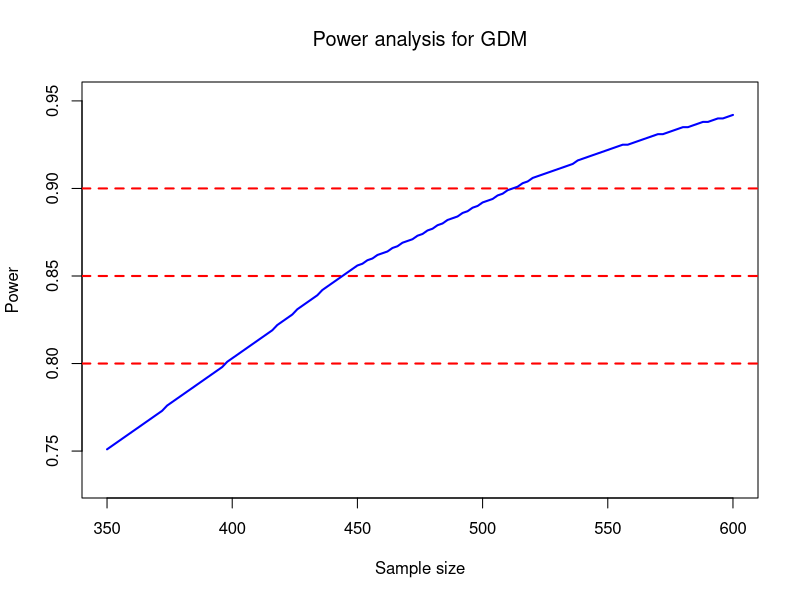

Generate this figure with R:
## ---- chunk 1
#| label: learning-overview
learning_overview <- data.frame(
  section = "Biostatistics",
  category = "Sample Size & Power",
  topic = "Sample size calculation"
)
learning_overview
## ---- chunk 2
knitr::opts_chunk$set(echo = TRUE)
## ---- chunk 3
#given proportion 
px3=0.11
px4=0.07
px5=0.08
px6=0.06
px7=0.05

###################

  Outcome0 = NULL
  
  for (t in seq(350, 600, by=2)){  # change the possible sample size graudally from 400 to 700.  
    
    n=t
    count=0
    M=500   # times of simulation
    for (i in 1:M){
      
      # for a given sample size (400), for the first simulation,
      # we use rbinom function simulate the contingencey table as below with above given proportions,
      # and calculate the p value by using Chi square test for the simulation
      x3=rbinom(1,n,px3)
      x4=rbinom(1,n,px4)
      x5=rbinom(1,n,px5)
      x6=rbinom(1,n,px6)
      x7=rbinom(1,n,px7)
            
      data=matrix(c(x3,n-x3,x4,n-x4,x5,n-x5,x6,n-x6,x7,n-x7 ),ncol=2,byrow=T)   
      
      # if the p value of this simulation is less than 0.05, it means we get the significant result for the given this sample size this time. it means we detected the difference in this simulation experiment when the difference is true. 
      pv=prop.test(data)$p.value      
      
      count=as.numeric(pv<0.05)+count  #sum of pv<0.05
    }  #end loop of p value 
    power0=count/M 
    
    temp <- data.frame(size=t,power=power0)
    Outcome0 =  rbind(Outcome0, temp)
  }  #end loop of power from different sample size
  
  # generate a new variable named "power_loess" by loess method because the curve of sample size and power is not enough smooth
  power_loess <- round(predict(loess(Outcome0$power ~ Outcome0$size,data=Outcome0,span=0.6)),3)
  Outcome0 =  data.frame(Outcome0, power_loess)
  
  # plot a line chart of the power and sample size, and smooth the curve by loess method
  plot (Outcome0$size, Outcome0$power,type = "n", ylab = "Power",xlab="Sample size",
        main = expression(paste("Power analysis for GDM"))) 
  abline(h=0.9,col='red',lwd=2,lty=2)
  abline(h=0.85, col='red',lwd=2,lty=2)
  abline(h=0.8,col='red',lwd=2,lty=2)
  lines(Outcome0$size,power_loess,col="blue",lwd=2)
